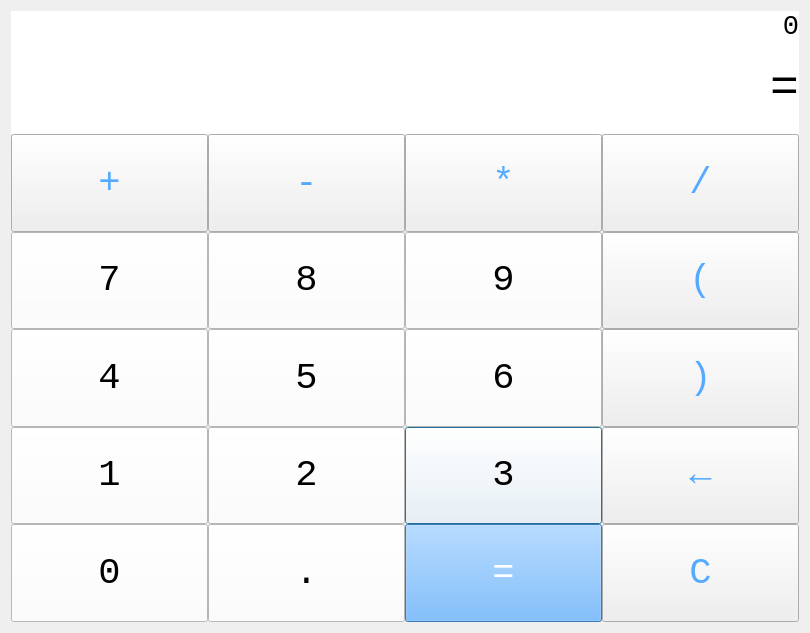
<?xml version="1.0" encoding="UTF-8"?>
<ui version="4.0">
 <class>MyCalculator</class>
 <widget class="QDialog" name="MyCalculator">
  <property name="geometry">
   <rect>
    <x>0</x>
    <y>0</y>
    <width>810</width>
    <height>633</height>
   </rect>
  </property>
  <property name="windowTitle">
   <string>MyCalculator</string>
  </property>
  <property name="styleSheet">
   <string notr="true"/>
  </property>
  <layout class="QVBoxLayout" name="verticalLayout" stretch="1,3,16">
   <property name="spacing">
    <number>0</number>
   </property>
   <property name="sizeConstraint">
    <enum>QLayout::SetDefaultConstraint</enum>
   </property>
   <item>
    <widget class="QLabel" name="label">
     <property name="font">
      <font>
       <family>Consolas</family>
       <pointsize>20</pointsize>
      </font>
     </property>
     <property name="styleSheet">
      <string notr="true">background-color: rgb(170, 170, 255);
background-color: rgb(255, 255, 255);</string>
     </property>
     <property name="text">
      <string>0</string>
     </property>
     <property name="alignment">
      <set>Qt::AlignRight|Qt::AlignTrailing|Qt::AlignVCenter</set>
     </property>
    </widget>
   </item>
   <item>
    <widget class="QLabel" name="resultlabel">
     <property name="font">
      <font>
       <family>Consolas</family>
       <pointsize>36</pointsize>
      </font>
     </property>
     <property name="styleSheet">
      <string notr="true">border-color: rgb(7, 107, 182);
background-color: rgb(255, 255, 255);</string>
     </property>
     <property name="text">
      <string>=</string>
     </property>
     <property name="alignment">
      <set>Qt::AlignRight|Qt::AlignTrailing|Qt::AlignVCenter</set>
     </property>
    </widget>
   </item>
   <item>
    <layout class="QGridLayout" name="gridLayout">
     <property name="spacing">
      <number>0</number>
     </property>
     <item row="4" column="2">
      <widget class="QPushButton" name="bt3">
       <property name="sizePolicy">
        <sizepolicy hsizetype="Expanding" vsizetype="Expanding">
         <horstretch>0</horstretch>
         <verstretch>0</verstretch>
        </sizepolicy>
       </property>
       <property name="font">
        <font>
         <family>Consolas</family>
         <pointsize>28</pointsize>
        </font>
       </property>
       <property name="styleSheet">
        <string notr="true">border-color: rgb(7, 107, 182);
background-color: rgb(255, 255, 255);</string>
       </property>
       <property name="text">
        <string>3</string>
       </property>
      </widget>
     </item>
     <item row="3" column="3">
      <widget class="QPushButton" name="rprbt">
       <property name="sizePolicy">
        <sizepolicy hsizetype="Expanding" vsizetype="Expanding">
         <horstretch>0</horstretch>
         <verstretch>0</verstretch>
        </sizepolicy>
       </property>
       <property name="font">
        <font>
         <family>Consolas</family>
         <pointsize>28</pointsize>
        </font>
       </property>
       <property name="styleSheet">
        <string notr="true">border-color: rgb(7, 107, 182);
color: rgb(85, 170, 255);</string>
       </property>
       <property name="text">
        <string>)</string>
       </property>
      </widget>
     </item>
     <item row="1" column="3">
      <widget class="QPushButton" name="divbt">
       <property name="sizePolicy">
        <sizepolicy hsizetype="Expanding" vsizetype="Expanding">
         <horstretch>0</horstretch>
         <verstretch>0</verstretch>
        </sizepolicy>
       </property>
       <property name="font">
        <font>
         <family>Consolas</family>
         <pointsize>28</pointsize>
        </font>
       </property>
       <property name="styleSheet">
        <string notr="true">border-color: rgb(7, 107, 182);
color: rgb(85, 170, 255);</string>
       </property>
       <property name="text">
        <string>/</string>
       </property>
      </widget>
     </item>
     <item row="3" column="0">
      <widget class="QPushButton" name="bt4">
       <property name="sizePolicy">
        <sizepolicy hsizetype="Expanding" vsizetype="Expanding">
         <horstretch>0</horstretch>
         <verstretch>0</verstretch>
        </sizepolicy>
       </property>
       <property name="font">
        <font>
         <family>Consolas</family>
         <pointsize>28</pointsize>
        </font>
       </property>
       <property name="styleSheet">
        <string notr="true">border-color: rgb(7, 107, 182);
background-color: rgb(255, 255, 255);</string>
       </property>
       <property name="text">
        <string>4</string>
       </property>
      </widget>
     </item>
     <item row="4" column="1">
      <widget class="QPushButton" name="bt2">
       <property name="sizePolicy">
        <sizepolicy hsizetype="Expanding" vsizetype="Expanding">
         <horstretch>0</horstretch>
         <verstretch>0</verstretch>
        </sizepolicy>
       </property>
       <property name="font">
        <font>
         <family>Consolas</family>
         <pointsize>28</pointsize>
        </font>
       </property>
       <property name="styleSheet">
        <string notr="true">border-color: rgb(7, 107, 182);
background-color: rgb(255, 255, 255);</string>
       </property>
       <property name="text">
        <string>2</string>
       </property>
      </widget>
     </item>
     <item row="2" column="2">
      <widget class="QPushButton" name="bt9">
       <property name="sizePolicy">
        <sizepolicy hsizetype="Expanding" vsizetype="Expanding">
         <horstretch>0</horstretch>
         <verstretch>0</verstretch>
        </sizepolicy>
       </property>
       <property name="font">
        <font>
         <family>Consolas</family>
         <pointsize>28</pointsize>
        </font>
       </property>
       <property name="styleSheet">
        <string notr="true">border-color: rgb(7, 107, 182);
background-color: rgb(255, 255, 255);</string>
       </property>
       <property name="text">
        <string>9</string>
       </property>
      </widget>
     </item>
     <item row="7" column="1">
      <widget class="QPushButton" name="dotbt">
       <property name="sizePolicy">
        <sizepolicy hsizetype="Expanding" vsizetype="Expanding">
         <horstretch>0</horstretch>
         <verstretch>0</verstretch>
        </sizepolicy>
       </property>
       <property name="font">
        <font>
         <family>Consolas</family>
         <pointsize>28</pointsize>
        </font>
       </property>
       <property name="styleSheet">
        <string notr="true">border-color: rgb(7, 107, 182);
background-color: rgb(255, 255, 255);</string>
       </property>
       <property name="text">
        <string>.</string>
       </property>
      </widget>
     </item>
     <item row="3" column="2">
      <widget class="QPushButton" name="bt6">
       <property name="sizePolicy">
        <sizepolicy hsizetype="Expanding" vsizetype="Expanding">
         <horstretch>0</horstretch>
         <verstretch>0</verstretch>
        </sizepolicy>
       </property>
       <property name="font">
        <font>
         <family>Consolas</family>
         <pointsize>28</pointsize>
        </font>
       </property>
       <property name="styleSheet">
        <string notr="true">border-color: rgb(7, 107, 182);
background-color: rgb(255, 255, 255);</string>
       </property>
       <property name="text">
        <string>6</string>
       </property>
      </widget>
     </item>
     <item row="1" column="1">
      <widget class="QPushButton" name="subbt">
       <property name="sizePolicy">
        <sizepolicy hsizetype="Expanding" vsizetype="Expanding">
         <horstretch>0</horstretch>
         <verstretch>0</verstretch>
        </sizepolicy>
       </property>
       <property name="font">
        <font>
         <family>Consolas</family>
         <pointsize>28</pointsize>
        </font>
       </property>
       <property name="styleSheet">
        <string notr="true">border-color: rgb(7, 107, 182);
color: rgb(85, 170, 255);</string>
       </property>
       <property name="text">
        <string>-</string>
       </property>
      </widget>
     </item>
     <item row="2" column="1">
      <widget class="QPushButton" name="bt8">
       <property name="sizePolicy">
        <sizepolicy hsizetype="Expanding" vsizetype="Expanding">
         <horstretch>0</horstretch>
         <verstretch>0</verstretch>
        </sizepolicy>
       </property>
       <property name="font">
        <font>
         <family>Consolas</family>
         <pointsize>28</pointsize>
        </font>
       </property>
       <property name="styleSheet">
        <string notr="true">border-color: rgb(7, 107, 182);
background-color: rgb(255, 255, 255);</string>
       </property>
       <property name="text">
        <string>8</string>
       </property>
      </widget>
     </item>
     <item row="4" column="0">
      <widget class="QPushButton" name="bt1">
       <property name="sizePolicy">
        <sizepolicy hsizetype="Expanding" vsizetype="Expanding">
         <horstretch>0</horstretch>
         <verstretch>0</verstretch>
        </sizepolicy>
       </property>
       <property name="font">
        <font>
         <family>Consolas</family>
         <pointsize>28</pointsize>
        </font>
       </property>
       <property name="styleSheet">
        <string notr="true">border-color: rgb(7, 107, 182);
background-color: rgb(255, 255, 255);</string>
       </property>
       <property name="text">
        <string>1</string>
       </property>
      </widget>
     </item>
     <item row="4" column="3">
      <widget class="QPushButton" name="backbt">
       <property name="sizePolicy">
        <sizepolicy hsizetype="Expanding" vsizetype="Expanding">
         <horstretch>0</horstretch>
         <verstretch>0</verstretch>
        </sizepolicy>
       </property>
       <property name="font">
        <font>
         <family>Consolas</family>
         <pointsize>28</pointsize>
        </font>
       </property>
       <property name="styleSheet">
        <string notr="true">border-color: rgb(7, 107, 182);
color: rgb(85, 170, 255);</string>
       </property>
       <property name="text">
        <string>←</string>
       </property>
      </widget>
     </item>
     <item row="2" column="0">
      <widget class="QPushButton" name="bt7">
       <property name="sizePolicy">
        <sizepolicy hsizetype="Expanding" vsizetype="Expanding">
         <horstretch>0</horstretch>
         <verstretch>0</verstretch>
        </sizepolicy>
       </property>
       <property name="font">
        <font>
         <family>Consolas</family>
         <pointsize>28</pointsize>
        </font>
       </property>
       <property name="styleSheet">
        <string notr="true">border-color: rgb(7, 107, 182);
background-color: rgb(255, 255, 255);</string>
       </property>
       <property name="text">
        <string>7</string>
       </property>
      </widget>
     </item>
     <item row="3" column="1">
      <widget class="QPushButton" name="bt5">
       <property name="sizePolicy">
        <sizepolicy hsizetype="Expanding" vsizetype="Expanding">
         <horstretch>0</horstretch>
         <verstretch>0</verstretch>
        </sizepolicy>
       </property>
       <property name="font">
        <font>
         <family>Consolas</family>
         <pointsize>28</pointsize>
        </font>
       </property>
       <property name="styleSheet">
        <string notr="true">border-color: rgb(7, 107, 182);
background-color: rgb(255, 255, 255);</string>
       </property>
       <property name="text">
        <string>5</string>
       </property>
      </widget>
     </item>
     <item row="1" column="2">
      <widget class="QPushButton" name="multbt">
       <property name="sizePolicy">
        <sizepolicy hsizetype="Expanding" vsizetype="Expanding">
         <horstretch>0</horstretch>
         <verstretch>0</verstretch>
        </sizepolicy>
       </property>
       <property name="font">
        <font>
         <family>Consolas</family>
         <pointsize>28</pointsize>
        </font>
       </property>
       <property name="styleSheet">
        <string notr="true">border-color: rgb(7, 107, 182);
color: rgb(85, 170, 255);</string>
       </property>
       <property name="text">
        <string>*</string>
       </property>
      </widget>
     </item>
     <item row="1" column="0">
      <widget class="QPushButton" name="plusbt">
       <property name="sizePolicy">
        <sizepolicy hsizetype="Expanding" vsizetype="Expanding">
         <horstretch>0</horstretch>
         <verstretch>0</verstretch>
        </sizepolicy>
       </property>
       <property name="font">
        <font>
         <family>Consolas</family>
         <pointsize>28</pointsize>
        </font>
       </property>
       <property name="styleSheet">
        <string notr="true">border-color: rgb(7, 107, 182);
color: rgb(85, 170, 255);</string>
       </property>
       <property name="text">
        <string>+</string>
       </property>
      </widget>
     </item>
     <item row="2" column="3">
      <widget class="QPushButton" name="lprbt">
       <property name="sizePolicy">
        <sizepolicy hsizetype="Expanding" vsizetype="Expanding">
         <horstretch>0</horstretch>
         <verstretch>0</verstretch>
        </sizepolicy>
       </property>
       <property name="font">
        <font>
         <family>Consolas</family>
         <pointsize>28</pointsize>
        </font>
       </property>
       <property name="styleSheet">
        <string notr="true">border-color: rgb(7, 107, 182);
color: rgb(85, 170, 255);</string>
       </property>
       <property name="text">
        <string>(</string>
       </property>
      </widget>
     </item>
     <item row="7" column="0">
      <widget class="QPushButton" name="bt0">
       <property name="sizePolicy">
        <sizepolicy hsizetype="Expanding" vsizetype="Expanding">
         <horstretch>0</horstretch>
         <verstretch>0</verstretch>
        </sizepolicy>
       </property>
       <property name="font">
        <font>
         <family>Consolas</family>
         <pointsize>28</pointsize>
        </font>
       </property>
       <property name="styleSheet">
        <string notr="true">border-color: rgb(7, 107, 182);
background-color: rgb(255, 255, 255);</string>
       </property>
       <property name="text">
        <string>0</string>
       </property>
      </widget>
     </item>
     <item row="7" column="2">
      <widget class="QPushButton" name="eqlbt">
       <property name="sizePolicy">
        <sizepolicy hsizetype="Expanding" vsizetype="Expanding">
         <horstretch>0</horstretch>
         <verstretch>0</verstretch>
        </sizepolicy>
       </property>
       <property name="font">
        <font>
         <family>Consolas</family>
         <pointsize>28</pointsize>
        </font>
       </property>
       <property name="styleSheet">
        <string notr="true">border-color: rgb(7, 107, 182);
color: rgb(255, 255, 255);
background-color: rgb(85, 170, 255);</string>
       </property>
       <property name="text">
        <string>=</string>
       </property>
      </widget>
     </item>
     <item row="7" column="3">
      <widget class="QPushButton" name="cleanbt">
       <property name="sizePolicy">
        <sizepolicy hsizetype="Expanding" vsizetype="Expanding">
         <horstretch>0</horstretch>
         <verstretch>0</verstretch>
        </sizepolicy>
       </property>
       <property name="font">
        <font>
         <family>Consolas</family>
         <pointsize>28</pointsize>
        </font>
       </property>
       <property name="styleSheet">
        <string notr="true">border-color: rgb(7, 107, 182);
color: rgb(85, 170, 255);</string>
       </property>
       <property name="text">
        <string>C</string>
       </property>
      </widget>
     </item>
    </layout>
   </item>
  </layout>
 </widget>
 <resources/>
 <connections/>
</ui>
